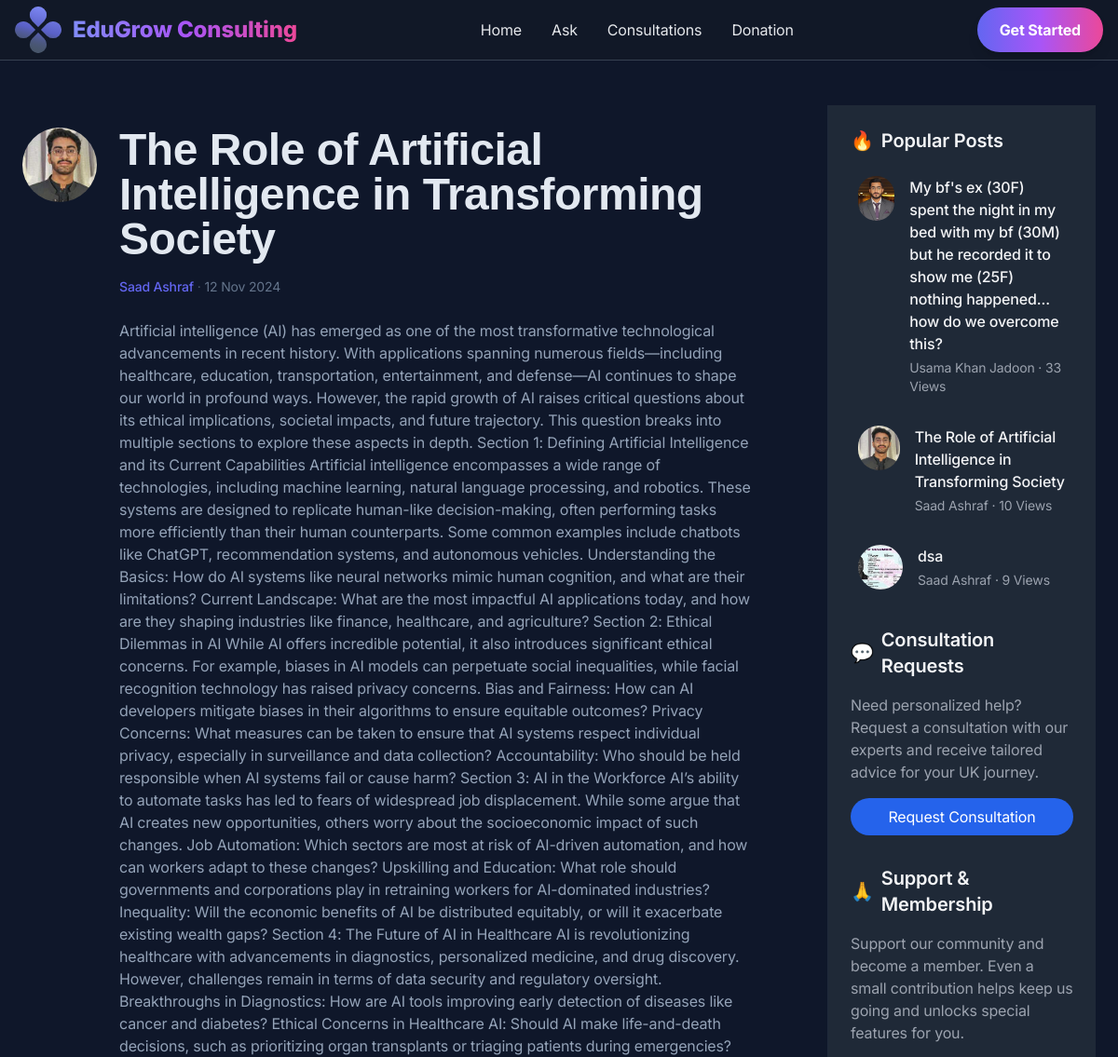
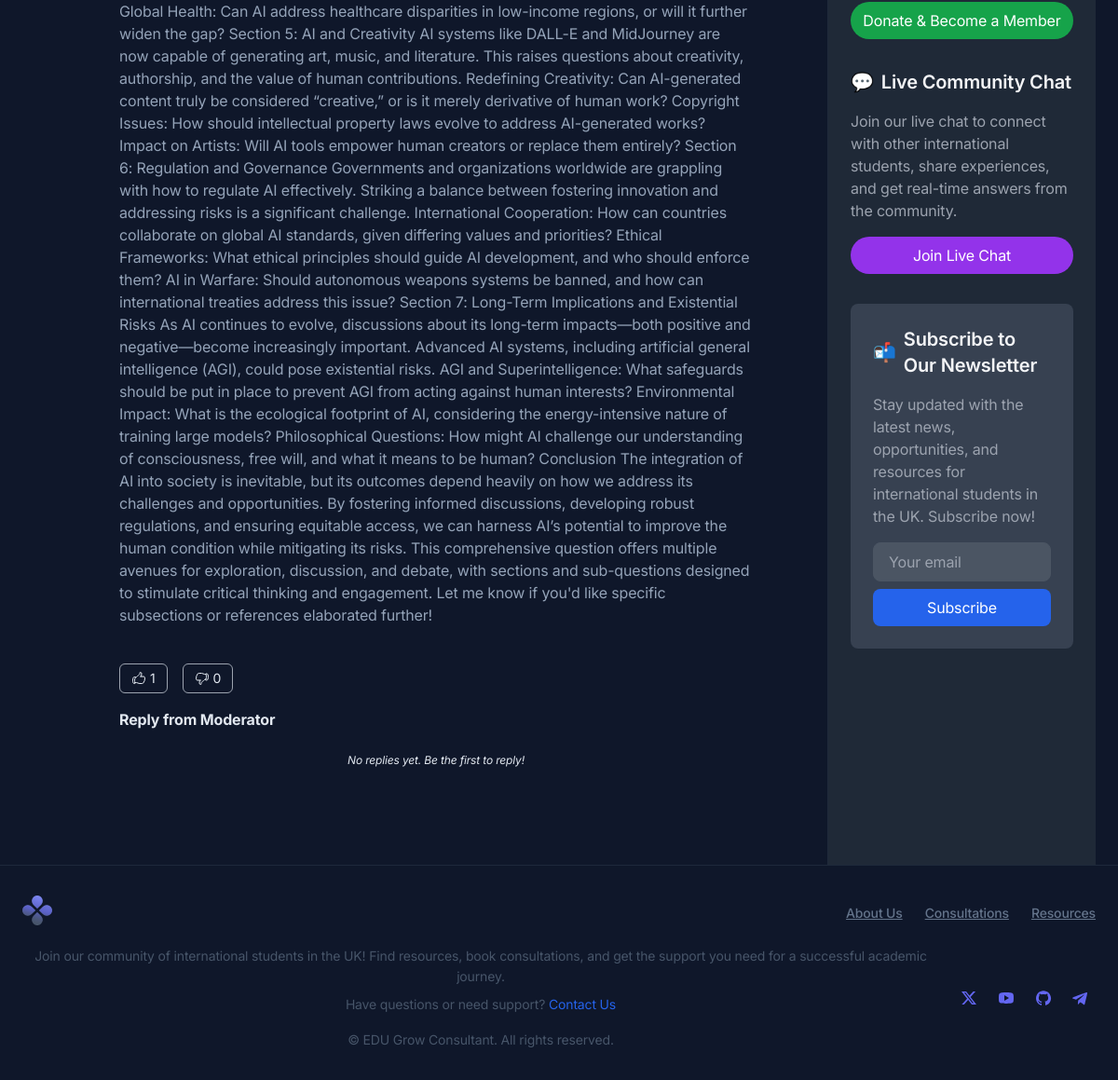
The page /detail/2/ on the database its author committed (2 pictures, top to bottom).
### app/models.py (models this page shows, shortened)
class Question(models.Model):
    title = models.CharField(max_length=200)
    message = models.TextField()
    user = models.ForeignKey(User, on_delete=models.CASCADE, related_name='questions')  # User who asked the question
    moderator = models.ForeignKey(
        User,
        on_delete=models.SET_NULL,
        null=True,
        blank=True,
        related_name='answered_questions'
    )  # Moderator who answered
    answer = models.TextField(blank=True, null=True)  # Moderator's answer
    view_count = models.PositiveIntegerField(default=0)  # Number of views
    created_at = models.DateTimeField(auto_now_add=True)
    updated_at = models.DateTimeField(auto_now=True)
    def get_absolute_url(self):
        return reverse('detail', args=[str(self.id)])

class User(AbstractUser):
    username = None
    email = models.EmailField(unique=True)
    age = models.PositiveIntegerField(null=True, blank=True)
    phone_number = models.CharField(max_length=15, null=True, blank=True)
    country_of_origin = models.CharField(max_length=50, null=True, blank=True)
    university = models.CharField(max_length=100, null=True, blank=True)
    course = models.CharField(max_length=100, null=True, blank=True)
    government_id = models.FileField(upload_to='government_ids/', null=True, blank=True)
    profile_image = models.ImageField(
        upload_to='profile_images/',
        null=True,
        blank=True,
        default='default_profile.png'
    )
    VERIFICATION_STATUS_CHOICES = [
        ('Not Verified', 'Not Verified'),
        ('Verified', 'Verified'),
        ('Refused', 'Refused'),
    ]
    verification_status = models.CharField(
        max_length=15,
        choices=VERIFICATION_STATUS_CHOICES,
        default='Not Verified'
    )
    USERNAME_FIELD = 'email'
    REQUIRED_FIELDS = ['first_name', 'last_name']
    objects = CustomUserManager()

### app/views.py (the view, shortened to what this page needs)
# urls.py: path('detail/<int:id>/', detail, name='detail'),
def detail(request, id):
    question = get_object_or_404(
        Question.objects.annotate(
            upvote_count=Count('vote', filter=Q(vote__vote_type='up')),
            downvote_count=Count('vote', filter=Q(vote__vote_type='down'))
        ), id=id
    )
    question.view_count += 1
    question.save()
    user_vote = None
    if request.user.is_authenticated:
        vote = Vote.objects.filter(user=request.user, question=question).first()
        if vote:
            user_vote = vote.vote_type
    return render(request, 'question_detail.html', {
        'question': question,
        'user_vote': user_vote,
    })

### app/templates/question_detail.html (shortened to what this page needs)
{% extends 'components/base.html' %}
{% block content %}
    {% load static %}
    <main class="cxgft">
        <section>
            <div class="cbv9p c0xm3 cffqt cwd8x">
                <div class="cxeoc cvf0z">
                    <div class="ctxr2 crdo7 cj9x5 c39hn">
                        <div class="cqmr5 cqn89 cf8g7 crett">
                            <div class="cn0gg cxolx">
                                <div class="c84kl clzjs c12xj cw9ka civup cyjnb">
                                    <div class="czcmj">
                                        <img class="rounded-full w-12 h-12 sm:w-16 sm:h-16 md:w-20 md:h-20 object-cover"
                                             src="{{ question.user.profile_image.url }}"
                                             alt="{{ question.user.get_full_name }}">
                                    </div>
                                    <div>
                                        <article class="cntrh">
                                            <header class="c9n6n">
                                                <h1 class="chc94 chkqi cv5ei cs22w">{{ question.title }}</h1>
                                                <div class="c84kl cyv0x">
                                                    <div class="ctkuh c7a65">
                                                        <a class="ci5c0 cwvxj cv0f2 cix92 cas64 cjbvg"
                                                           href="#0">{{ question.user.get_full_name }}</a>
                                                        · <span class="cc30m">{{ question.created_at|date:"d M Y" }}</span>
                                                    </div>
                                                </div>
                                            </header>
                                            <div class="c12xj cpb42">
                                                <p>{{ question.message }}</p>
                                            </div>
                                        </article>
                                        <div class="flex items-center gap-4 my-4">
                                            <form method="POST" action="{% url 'detail' question.id %}">
                                                <button type="submit"
                                                        class="py-1.5 px-3 text-center border rounded-md h-8 text-sm flex items-center gap-1
                                                        {% if user_vote == 'up' %}text-green-600 border-green-600{% else %}hover:text-green-600 hover:scale-105 hover:shadow border-gray-400{% endif %}">
                                                    <span>{{ question.upvote_count }}</span>
                                                </button>
                                            </form>
                                            <form method="POST" action="{% url 'detail' question.id %}">
                                                <button type="submit"
                                                        class="py-1.5 px-3 text-center border rounded-md h-8 text-sm flex items-center gap-1
                                                        {% if user_vote == 'down' %}text-red-600 border-red-600{% else %}hover:text-red-600 hover:scale-105 hover:shadow border-gray-400{% endif %}">
                                                    <span>{{ question.downvote_count }}</span>
                                                </button>
                                            </form>
                                        </div>
                                        <div>
                                            <h4 class="c7tnu c1oym cs22w">Reply from Moderator</h4>
                                            {% if question.answer %}
                                                <ul>
                                                    <li class="criia">
                                                        <ul class="cr2bf c2h7h cy83k">
                                                            <li class="criia">
                                                                <div class="cv0nq">
                                                                    <div class="cv0nq c84kl cyv0x">
                                                                        <img class="cmlze cqp0g"
                                                                             src="{{ question.moderator.profile_image.url }}"
                                                                             width="20" height="20" alt="Moderator">
                                                                        <div class="crs6u c7a65">
                                                                            <a class="ci5c0 cwvxj cv0f2 cix92 cas64 cjbvg"
                                                                               href="#0">{{ question.moderator.get_full_name }}</a>
                                                                            · <span
                                                                                class="cc30m">{{ question.updated_at|date:"d M Y" }}</span>
                                                                        </div>
                                                                    </div>
                                                                    <div class="cv0nq ckw57 ctkuh cpb42">
                                                                        <p>{{ question.answer }}</p>
                                                                    </div>
                                                                    <div class="crs6u c7a65">
                                                                        <a class="ci5c0 cc30m cv0f2 cix92 cas64 c155n"
                                                                           href="#0">Report</a>
                                                                        ·
                                                                        <a class="cs22w cqyfu cxmpz" href="#0">Reply</a>
                                                                    </div>
                                                                </div>
                                                            </li>
                                                        </ul>
                                                    </li>
                                                </ul>
                                            {% else %}
                                                <div class="no-replies bg-dark p-4 rounded-lg mb-2">
                                                    <p class="text-light text-xs italic text-center">
                                                        No replies yet. Be the first to reply!
                                                    </p>
                                                </div>
                                            {% endif %}
                                        </div>
                                    </div>
                                </div>
                            </div>
                        </div>
                        {% include 'components/side_bar.html' %}
                    </div>
                </div>
            </div>
        </section>
    </main>
{% endblock %}

### app/templates/components/side_bar.html (shortened to what this page needs)
{% load static %}
<aside class="w-full lg:w-1/4 bg-gray-800 text-gray-100 p-6 border-t lg:border-t-0 lg:border-l border-gray-700">
    <div class="mb-8">
        <h3 class="text-xl font-semibold mb-4 flex items-center">
            🔥 <span class="ml-2">Popular Posts</span>
        </h3>
        <ul>
            {% for question in popular_posts %}
            <li class="mb-4">
                <a href="{{ question.get_absolute_url }}" class="flex items-start hover:bg-gray-700 p-2 rounded-lg transition duration-200">
                    <img src="{% if question.user.profile_image %}{{ question.user.profile_image.url }}{% else %}{% static 'images/default_avatar.jpg' %}{% endif %}" alt="{{ question.user.username }}" class="w-12 h-12 rounded-full mr-4 object-cover">
                    <div>
                        <p class="text-gray-100 font-medium">{{ question.title }}</p>
                        <div class="text-sm text-gray-400 mt-1">
                            <span>{{ question.user.get_full_name }}</span> · <span>{{ question.view_count }} Views</span>
                        </div>
                    </div>
                </a>
            </li>
            {% empty %}
            <li class="text-gray-500">No popular posts available.</li>
            {% endfor %}
        </ul>
    </div>
    <div class="mb-8">
        <h3 class="text-xl font-semibold mb-4 flex items-center">
            💬 <span class="ml-2">Consultation Requests</span>
        </h3>
        <p class="text-gray-400 mb-4">Need personalized help? Request a consultation with our experts and receive tailored advice for your UK journey.</p>
        <a href="{% url 'book_consultation' %}" class="block text-center bg-blue-600 text-white py-2 rounded-full hover:bg-blue-700 transition duration-200">Request Consultation</a>
    </div>
    <div class="mb-8">
        <h3 class="text-xl font-semibold mb-4 flex items-center">
            🙏 <span class="ml-2">Support & Membership</span>
        </h3>
        <p class="text-gray-400 mb-4">Support our community and become a member. Even a small contribution helps keep us going and unlocks special features for you.</p>
        <a href="{% url 'donate' %}" class="block text-center bg-green-600 text-white py-2 rounded-full hover:bg-green-700 transition duration-200">Donate & Become a Member</a>
    </div>
    <div  class="mb-8">
        <h3 class="text-xl font-semibold mb-4 flex items-center">
            💬 <span class="ml-2">Live Community Chat</span>
        </h3>
        <p class="text-gray-400 mb-4">Join our live chat to connect with other international students, share experiences, and get real-time answers from the community.</p>
        <a id="live-chat-section" class="block text-center bg-purple-600 text-white py-2 rounded-full hover:bg-purple-700 transition duration-200">Join Live Chat</a>
    </div>
    <div class="bg-gray-700 p-6 rounded-lg mb-8">
        <h3 class="text-xl font-semibold mb-4 flex items-center">
            📬 <span class="ml-2">Subscribe to Our Newsletter</span>
        </h3>
        <p class="text-gray-400 mb-4">Stay updated with the latest news, opportunities, and resources for international students in the UK. Subscribe now!</p>
        <form method="post" action="{% url 'index' %}" class="flex flex-col">
            <input type="email" name="email" placeholder="Your email" class="mb-2 px-4 py-2 border border-gray-600 bg-gray-600 text-gray-100 rounded-lg focus:outline-none focus:border-blue-500" required>
            <button type="submit" class="bg-blue-600 text-white py-2 rounded-lg hover:bg-blue-700 transition duration-200">Subscribe</button>
        </form>
    </div>
</aside>

### rows shown on the page
Question: user.profile_image (picture), title "The Role of Artificial Intelligence in Transforming Society", user.get_full_name "Saad Ashraf", created_at "12 Nov 2024", message "Artificial intelligence (AI) has emerged as one of the most transformative technological advancements in recent history. With applications spanning numerous fields—including healthcare, education, transportation, entertainment, and defense—AI continues to shape our world in profound ways. However, the rapid growth of AI raises critical questions about its ethical implications, societal impacts, and future trajectory. This question breaks into multiple sections to explore these aspects in depth. Section 1: Defining Artificial Intelligence and its Current Capabilities Artificial intelligence encompasses a wide range of technologies, including machine learning, natural language processing, and…", upvote_count "1", downvote_count "0", view_count "10"
Question: user.profile_image (picture), title "My bf's ex (30F) spent the night in my bed with my bf (30M) but he recorded it to show me (25F) nothing happened... how do we overcome this?", user.get_full_name "Usama Khan Jadoon", view_count "33"
Question: user.profile_image (picture), title "dsa", user.get_full_name "Saad Ashraf", view_count "9"
